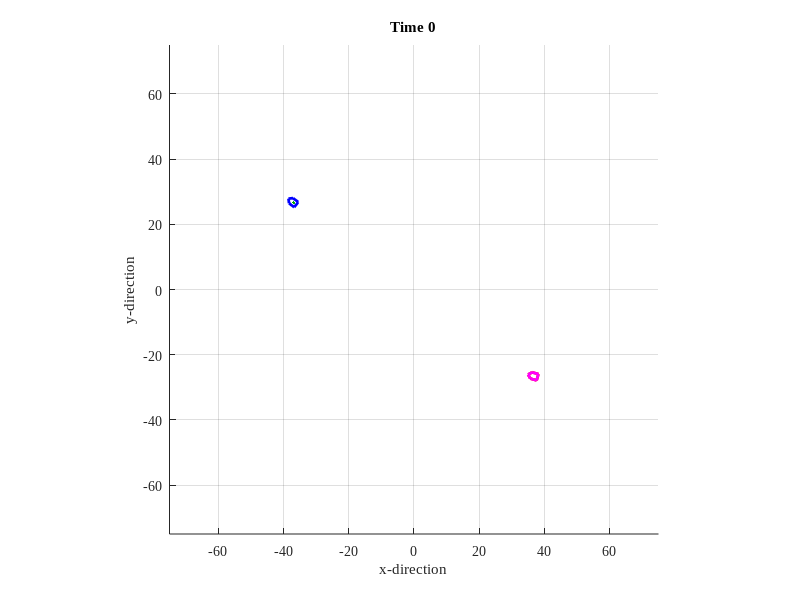

MATLAB code for this plot: (Note: this script raises an error after producing the figure.)
function []=fuzzy_controller_for_virtual_tracking()
% fuzzy control
% sim car movement, virtual tracking

clc; clear all; close all; %dbstop if error;
set(0,'defaultaxesfontname','times new roman');

field.range=50;

% virtual target, you have to examine the effect of virtual target distance
Virtual=150; 

time.dt=2; time.T=1000;

[fig]=FigureNew(field);
[car]=CarNew(field); 
[car]=CarNow(car,time,0,0); 
[car]=CarShow(fig,car,0);
[target]=TargetNew(car);

% ou have to modify the fuzzy memberships for better results
fis_vel=readfis('MTRN4010_vel.fis');
fis_ang=readfis('MTRN4010_ang.fis');

for t=0:time.dt:time.T,
  [target]=TargetNow(t,time,car,target,Virtual);
  [target]=TargetShow(fig,target,t);
  [ds]=FindDistance(car,target);
  vel=evalfis(ds,fis_vel);
  [dq]=FindAngular(car,target);
  ang=evalfis(dq,fis_ang);
  [car]=CarNow(car,time,vel,ang);
  [car]=CarShow(fig,car,t);
end;
CarAxes(car);


function [fig]=FigureNew(field)
fig.fig=figure('units','normalized','position',[0.3 0.2 0.4 0.5]);
axis([-1 1 -1 1]*field.range*1.5); hold on; grid on; axis equal;
xlabel('x-direction'); ylabel('y-direction');
fig.ax=axis;

function [target]=TargetNew(car)
target.x=-car.x;
target.y=-car.y;
target.q=AngleWrap(rand*2*pi);
target.x_=target.x; target.y_=target.y; target.q_=target.q;
target.shape=[ 2 0; 1 1; -1 1; -1 -1; 1 -1; 2 0]';
target.hdL.shape=plot(target.shape(1,:),target.shape(2,:),...
  'color','r','linewidth',2);
target.hdL.shape_=plot(target.shape(1,:),target.shape(2,:),...
  'color','m','linewidth',2);
Rz=[  cos(target.q) -sin(target.q); 
      sin(target.q)  cos(target.q)];
shape=Rz*target.shape+repmat([target.x;target.y],1,6);
set(target.hdL.shape,'xdata',shape(1,:),'ydata',shape(2,:)); 
set(target.hdL.shape_,'xdata',shape(1,:),'ydata',shape(2,:)); 

function [target]=TargetNow(t,time,car,target,Virtual)
ds=Virtual*(1-t/time.T)^3;
target.x=target.x_-ds*cos(target.q);
target.y=target.y_-ds*sin(target.q);

function [target]=TargetShow(fig,target,t)
Rz=[  cos(target.q) -sin(target.q); 
      sin(target.q)  cos(target.q)];
shape=Rz*target.shape+repmat([target.x;target.y],1,6);
set(target.hdL.shape_,'xdata',shape(1,:),'ydata',shape(2,:)); 
title(sprintf('Time %d',t)); drawnow;

function [ds]=FindDistance(car,target)
dx=target.x-car.x;
dy=target.y-car.y;
ds=sqrt(dx^2+dy^2);

function [dq]=FindAngular(car,target)
dx=target.x-car.x;
dy=target.y-car.y;
q=atan2(dy,dx)-car.q;
dq=AngleWrap(q);

function [q]=AngleWrap(q)
while q<pi,
  q=q+2*pi;
end;
while q>pi,
  q=q-2*pi;
end;

function [car]=CarNew(field)
car.x=(rand/2+0.5)*field.range*sign(randn)*0.8;
car.y=(rand/2+0.5)*field.range*sign(randn)*0.8;
car.q=AngleWrap(randn*2*pi);
car.trace=[car.x; car.y; car.q];
car.shape=[ 2 0; 1 1; -1 1; -1 -1; 1 -1; 2 0]';
car.hdL.shape=plot(car.shape(1,:),car.shape(2,:),'color','b','linewidth',2);
car.hdL.trace=plot(car.trace(1,:),car.trace(2,:),'color',[0 0.66 0]);

function [car]=CarNow(car,time,v,w)
car.x=car.x+time.dt*v*cos(car.q);
car.y=car.y+time.dt*v*sin(car.q);
car.q=car.q+time.dt*w;
car.trace(:,end+1)=[car.x; car.y; car.q];

function [car]=CarShow(fig,car,t)
Rz=[  cos(car.q) -sin(car.q); 
      sin(car.q)  cos(car.q)];
shape=Rz*car.shape+repmat([car.x;car.y],1,6);
set(car.hdL.shape,'xdata',shape(1,:),'ydata',shape(2,:)); 
set(car.hdL.trace,'xdata',car.trace(1,:),'ydata',car.trace(2,:));
title(sprintf('Time %d',t)); drawnow;

function []=CarAxes(car)
miX=min(car.trace(1,:));
mxX=max(car.trace(1,:));
miY=min(car.trace(2,:));
mxY=max(car.trace(2,:));
axis([miX mxX miY mxY]+[-1 1 -1 1]*2); axis equal;
